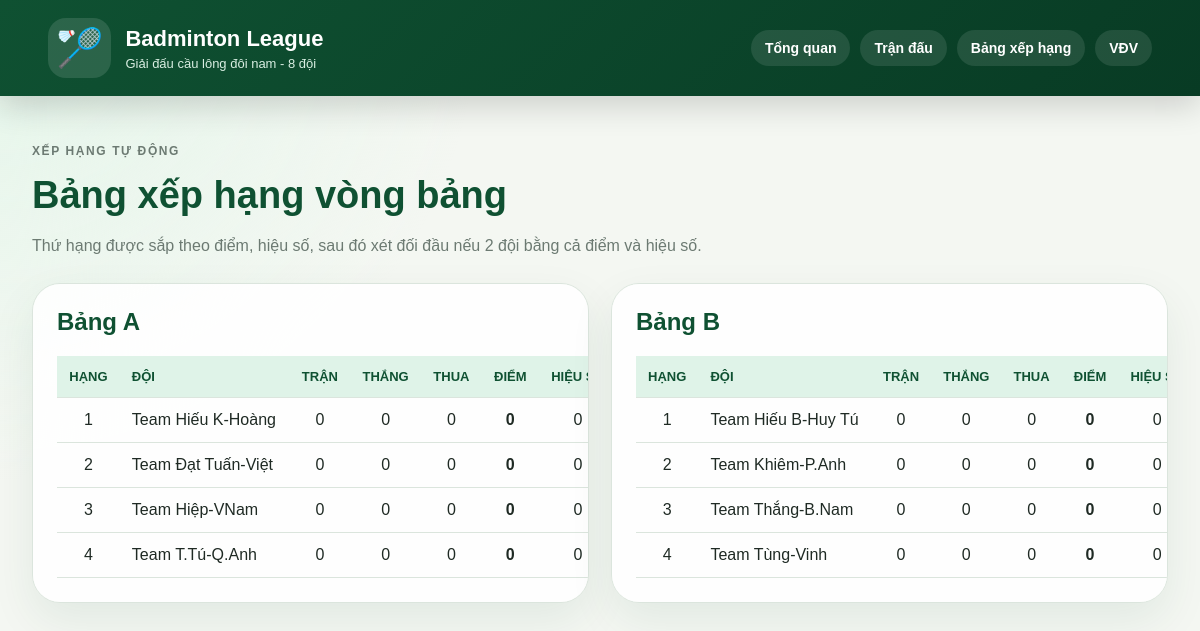
Screenshot of /standings with the database file from the repository.
### tables this page shows
CREATE TABLE teams (
            id INTEGER PRIMARY KEY AUTOINCREMENT,
            name TEXT NOT NULL UNIQUE,
            group_name TEXT NOT NULL
        );

### app.py (the view)
@app.route('/standings')
def standings():
    generate_semifinals_if_ready()
    return render_template('standings.html', standings_a=group_standings('A'), standings_b=group_standings('B'))

### app.py (called while the page is built, shortened)
def get_db():
    conn = sqlite3.connect(DB_PATH)
    conn.row_factory = sqlite3.Row
    return conn

def all_group_matches_finished():
    conn = get_db()
    row = conn.execute("SELECT COUNT(*) AS c FROM matches WHERE stage='group' AND status!='finished'").fetchone()
    return row['c'] == 0

def generate_semifinals_if_ready():
    if not all_group_matches_finished():
        return False

### templates/standings.html
{% extends 'base.html' %}
{% block content %}
<section class="section-title">
    <p class="eyebrow">Xếp hạng tự động</p>
    <h2>Bảng xếp hạng vòng bảng</h2>
    <p>Thứ hạng được sắp theo điểm, hiệu số, sau đó xét đối đầu nếu 2 đội bằng cả điểm và hiệu số.</p>
</section>
<section class="grid-2">
    {% include 'standings_table.html' with context %}
</section>
{% endblock %}

### templates/standings_table.html
<div class="card">
    <h2>Bảng A</h2>
    <table>
        <thead><tr><th>Hạng</th><th>Đội</th><th>Trận</th><th>Thắng</th><th>Thua</th><th>Điểm</th><th>Hiệu số</th></tr></thead>
        <tbody>
        {% for row in standings_a %}
            <tr>
                <td>{{ loop.index }}</td><td>{{ row.team_name }}</td><td>{{ row.played }}</td><td>{{ row.wins }}</td><td>{{ row.losses }}</td><td><b>{{ row.points }}</b></td><td>{{ row.diff }}</td>
            </tr>
        {% endfor %}
        </tbody>
    </table>
</div>
<div class="card">
    <h2>Bảng B</h2>
    <table>
        <thead><tr><th>Hạng</th><th>Đội</th><th>Trận</th><th>Thắng</th><th>Thua</th><th>Điểm</th><th>Hiệu số</th></tr></thead>
        <tbody>
        {% for row in standings_b %}
            <tr>
                <td>{{ loop.index }}</td><td>{{ row.team_name }}</td><td>{{ row.played }}</td><td>{{ row.wins }}</td><td>{{ row.losses }}</td><td><b>{{ row.points }}</b></td><td>{{ row.diff }}</td>
            </tr>
        {% endfor %}
        </tbody>
    </table>
</div>

### static/style.css (style rules this page uses)
:root { --bg: #f4f7f2; --card: #ffffff; --green: #0f5132; --green-2: #177245; --mint: #dff3e8; --gold: #ffbd59; --text: #1f2a24; --muted: #6c7a72; --danger: #b42318; --line: #dbe5dd; }
* { box-sizing: border-box; }
body { margin: 0; font-family: Arial, Helvetica, sans-serif; background: radial-gradient(circle at top left, #e4f6ea, transparent 35%), var(--bg); color: var(--text); }
.hero > div, .card, .match-card, .player-card, .profile { background: rgba(255,255,255,.88); border: 1px solid var(--line); border-radius: 28px; box-shadow: 0 18px 45px rgba(15,81,50,.08); }
.eyebrow { color: var(--green-2); text-transform: uppercase; letter-spacing: 1.6px; font-size: 12px; font-weight: 800; }
.hero h2, .section-title h2 { font-size: 38px; margin: 8px 0 12px; color: var(--green); }
.hero p, .section-title p { line-height: 1.65; color: var(--muted); }
.grid-2 { display: grid; grid-template-columns: 1fr 1fr; gap: 22px; }
.card { padding: 24px; overflow: auto; }
.card h2, .card h3 { color: var(--green); margin-top: 0; }
table { width: 100%; border-collapse: collapse; min-width: 560px; }
th, td { padding: 13px 12px; text-align: center; border-bottom: 1px solid var(--line); }
th { background: var(--mint); color: var(--green); font-size: 13px; text-transform: uppercase; }
td:nth-child(2), th:nth-child(2) { text-align: left; }
.section-title { margin-bottom: 24px; }

### rows the page displays
teams: team_name "Team Hiếu K-Hoàng", played "0", wins "0", losses "0", points "0", diff "0"
teams: team_name "Team Đạt Tuấn-Việt", played "0", wins "0", losses "0", points "0", diff "0"
teams: team_name "Team Hiệp-VNam", played "0", wins "0", losses "0", points "0", diff "0"
teams: team_name "Team T.Tú-Q.Anh", played "0", wins "0", losses "0", points "0", diff "0"
teams: team_name "Team Hiếu B-Huy Tú", played "0", wins "0", losses "0", points "0", diff "0"
teams: team_name "Team Khiêm-P.Anh", played "0", wins "0", losses "0", points "0", diff "0"
teams: team_name "Team Thắng-B.Nam", played "0", wins "0", losses "0", points "0", diff "0"
teams: team_name "Team Tùng-Vinh", played "0", wins "0", losses "0", points "0", diff "0"
